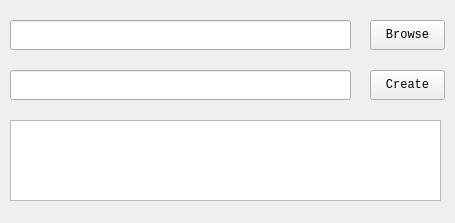
<?xml version="1.0" encoding="UTF-8"?>
<ui version="4.0">
 <class>canvasnew</class>
 <widget class="QWidget" name="canvasnew">
  <property name="geometry">
   <rect>
    <x>0</x>
    <y>0</y>
    <width>455</width>
    <height>223</height>
   </rect>
  </property>
  <property name="windowTitle">
   <string>New Canvas</string>
  </property>
  <widget class="QLineEdit" name="lineEdit">
   <property name="geometry">
    <rect>
     <x>10</x>
     <y>20</y>
     <width>341</width>
     <height>30</height>
    </rect>
   </property>
   <property name="font">
    <font>
     <family>Consolas</family>
     <pointsize>9</pointsize>
    </font>
   </property>
  </widget>
  <widget class="QPushButton" name="pushButton">
   <property name="geometry">
    <rect>
     <x>370</x>
     <y>20</y>
     <width>75</width>
     <height>30</height>
    </rect>
   </property>
   <property name="font">
    <font>
     <family>Consolas</family>
     <pointsize>9</pointsize>
    </font>
   </property>
   <property name="text">
    <string>Browse</string>
   </property>
  </widget>
  <widget class="QLineEdit" name="lineEdit_2">
   <property name="geometry">
    <rect>
     <x>10</x>
     <y>70</y>
     <width>341</width>
     <height>30</height>
    </rect>
   </property>
   <property name="font">
    <font>
     <family>Consolas</family>
     <pointsize>9</pointsize>
    </font>
   </property>
  </widget>
  <widget class="QPushButton" name="pushButton_2">
   <property name="geometry">
    <rect>
     <x>370</x>
     <y>70</y>
     <width>75</width>
     <height>30</height>
    </rect>
   </property>
   <property name="font">
    <font>
     <family>Consolas</family>
     <pointsize>9</pointsize>
    </font>
   </property>
   <property name="text">
    <string>Create</string>
   </property>
  </widget>
  <widget class="QTextEdit" name="textEdit">
   <property name="geometry">
    <rect>
     <x>10</x>
     <y>120</y>
     <width>431</width>
     <height>81</height>
    </rect>
   </property>
  </widget>
 </widget>
 <resources/>
 <connections/>
</ui>
